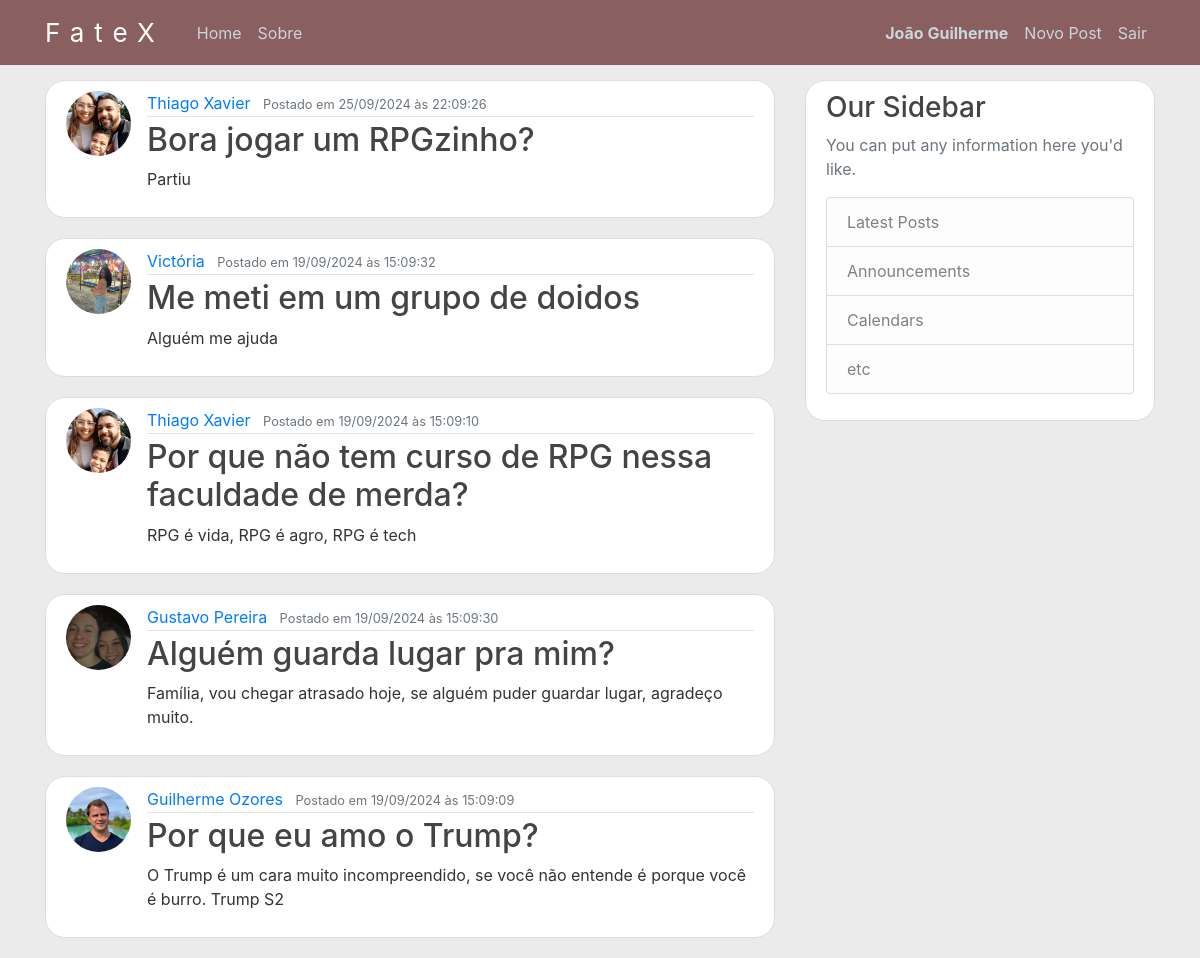
Page /home (signed in) on the earlier database version.
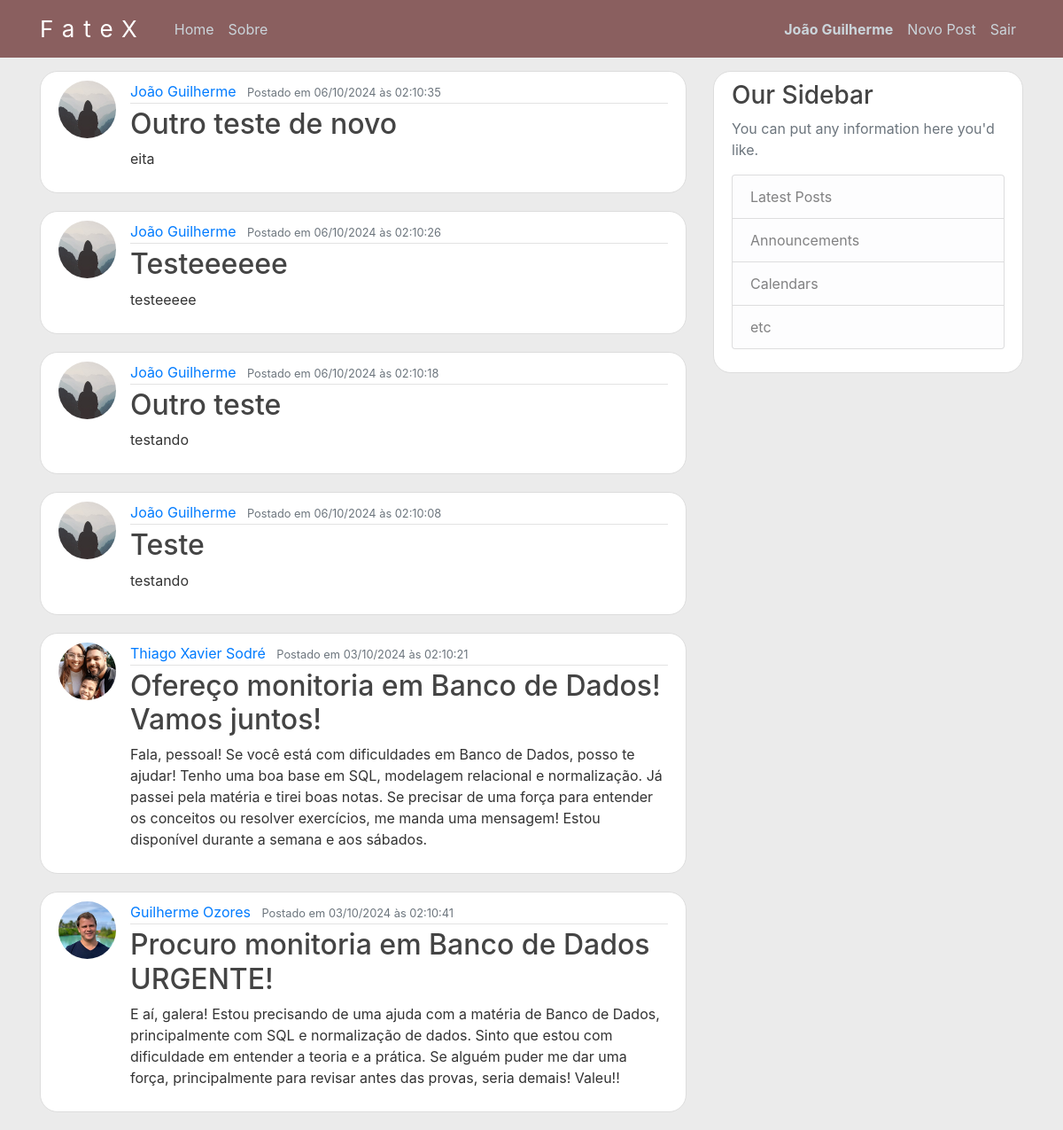
Same page on the later database version.
### app/models.py (models this page shows, shortened)
class User(db.Model, UserMixin):
    id = db.Column(db.Integer, primary_key=True)
    username = db.Column(db.String(20), unique=True, nullable=False)
    email = db.Column(db.String(120), unique=True, nullable=False)
    image_file = db.Column(db.String(20), nullable=False, default='default.jpg')
    password = db.Column(db.String(60), nullable=False)
    posts = db.relationship('Post', backref='author', lazy=True)

class Post(db.Model):
    id = db.Column(db.Integer, primary_key=True)
    title = db.Column(db.String(100), nullable=False)
    date_posted = db.Column(db.DateTime, nullable=False, default = datetime.utcnow)
    content = db.Column(db.Text, nullable=False)
    user_id = db.Column(db.Integer, db.ForeignKey('user.id'), nullable=False)

### app/routes.py (the view)
@app.route("/")
@app.route("/home")
@login_required
def home():
    page = request.args.get('page', 1, type=int)
    posts = Post.query.order_by(Post.date_posted.desc()).paginate(page = page, per_page=15)
    return render_template('home.html', posts = posts)

### app/models.py (called while the page is built)
@login_manager.user_loader
def load_user(user_id):
    return User.query.get(int(user_id))

### app/templates/home.html
{%extends "layout.html"%}
{%block content%}
{%for post in posts%}
<article class="media content-section">
    <img class="rounded-circle article-img" src="{{url_for('static', filename='profile_pics/' + post.author.image_file)}}">
    <div class="media-body">
        <div class="article-metadata">
            <a class="mr-2" href="#">{{ post.author.username }}</a>
            <small class="text-muted">Postado em {{ post.date_posted.strftime('%d/%m/%Y às %H:%m:%S') }}</small>
        </div>
        <h2><a class="article-title" href="{{url_for('post', post_id=post.id)}}">{{ post.title }}</a></h2>
        <p class="article-content">{{ post.content }}</p>
    </div>
</article>
{%endfor%}
{%endblock content%}

### app/templates/layout.html (shortened to what this page needs)
<!DOCTYPE html>
<html>
<head>
    <link rel="stylesheet" href="https://maxcdn.bootstrapcdn.com/bootstrap/4.0.0/css/bootstrap.min.css">
    <link rel="stylesheet" type="text/css" href="{{ url_for('static', filename='main.css') }}">
</head>
<body>
    <header class="site-header">
      <nav class="navbar navbar-expand-md navbar-dark bg-steel fixed-top">
        <div class="container">
          <a class="navbar-brand mr-4" href="/">FateX</a>
          <div class="collapse navbar-collapse" id="navbarToggle">
            <div class="navbar-nav mr-auto">
              <a class="nav-item nav-link" href="{{ url_for('home') }}">Home</a>
              <a class="nav-item nav-link" href="{{ url_for('about') }}">Sobre</a>
            </div>
            <div class="navbar-nav">
              {% if current_user.is_authenticated %}
                <strong><a class="nav-item nav-link" href="{{ url_for('account') }}">{{current_user.username}}</a></strong>
                <a class="nav-item nav-link" href="{{ url_for('new_post') }}">Novo Post</a>
                <a class="nav-item nav-link" href="{{ url_for('logout') }}">Sair</a>
              {% else %}
                <a class="nav-item nav-link" href="{{ url_for('login') }}">Entrar</a>
                <a class="nav-item nav-link" href="{{ url_for('register') }}">Cadastre-se</a>
              {% endif %}
            </div>
          </div>
        </div>
      </nav>
    </header>
    <main role="main" class="container">
      <div class="row">
        <div class="col-md-8">
          {% block content %}{% endblock %}
        </div>
        <div class="col-md-4">
          <div class="content-section">
            <h3>Our Sidebar</h3>
            <p class='text-muted'>You can put any information here you'd like.
              <ul class="list-group">
                <li class="list-group-item list-group-item-light">Latest Posts</li>
                <li class="list-group-item list-group-item-light">Announcements</li>
                <li class="list-group-item list-group-item-light">Calendars</li>
                <li class="list-group-item list-group-item-light">etc</li>
              </ul>
            </p>
          </div>
        </div>
      </div>
    </main>
</body>
</html>

### app/static/main.css (style rules this page uses)
body { background: #e6e6e6c7; color: #333333; margin-top: 5rem; }
h1, h2, h3, h4, h5, h6 { color: #444444; }
.bg-steel { background-color: #8a5f5f; }
.navbar-brand { font-size: 26px; letter-spacing: 10px; text-decoration: solid; }
.site-header .navbar-nav .nav-link { color: #cbd5db; }
.content-section { background: #ffffff; padding: 10px 20px; border: 1px solid #dddddd; border-radius: 20px; margin-bottom: 20px; }
.article-title { color: #444444; }
.article-content { white-space: pre-line; }
.article-img { height: 65px; width: 65px; margin-right: 16px; }
.article-metadata { padding-bottom: 1px; margin-bottom: 4px; border-bottom: 1px solid #e3e3e3 }

Differences in the rows shown:
removed Post: image_file (picture), author.username "Thiago Xavier", date_posted "25/09/2024 às 22:09:26", title "Bora jogar um RPGzinho?", content "Partiu"
removed Post: image_file (picture), author.username "Victória", date_posted "19/09/2024 às 15:09:32", title "Me meti em um grupo de doidos", content "Alguém me ajuda"
removed Post: image_file (picture), author.username "Thiago Xavier", date_posted "19/09/2024 às 15:09:10", title "Por que não tem curso de RPG nessa faculdade de merda?", content "RPG é vida, RPG é agro, RPG é tech"
removed Post: image_file (picture), author.username "Gustavo Pereira", date_posted "19/09/2024 às 15:09:30", title "Alguém guarda lugar pra mim?", content "Família, vou chegar atrasado hoje, se alguém puder guardar lugar, agradeço muito."
added Post: image_file (placeholder picture), author.username "João Guilherme", date_posted "06/10/2024 às 02:10:35", title "Outro teste de novo", content "eita"
added Post: image_file (placeholder picture), author.username "João Guilherme", date_posted "06/10/2024 às 02:10:26", title "Testeeeeee", content "testeeeee"
added Post: image_file (placeholder picture), author.username "João Guilherme", date_posted "06/10/2024 às 02:10:18", title "Outro teste", content "testando"
added Post: image_file (placeholder picture), author.username "João Guilherme", date_posted "06/10/2024 às 02:10:08", title "Teste", content "testando"
added Post: image_file (picture), author.username "Thiago Xavier Sodré", date_posted "03/10/2024 às 02:10:21", title "Ofereço monitoria em Banco de Dados! Vamos juntos!", content "Fala, pessoal! Se você está com dificuldades em Banco de Dados, posso te ajudar! Tenho uma boa base em SQL, modelagem relacional e normalização. Já passei pela matéria e tirei boas notas. Se precisar de uma força para entender os conceitos ou resolver exercícios, me manda uma mensagem! Estou disponível durante a semana e aos sábados."
changed Post "Guilherme Ozores": date_posted "19/09/2024 às 15:09:09" → "03/10/2024 às 02:10:41"; title "Por que eu amo o Trump?" → "Procuro monitoria em Banco de Dados URGENTE!"; content "O Trump é um cara muito incompreendido, se você não entende é porque você é burro. Trump S2" → "E aí, galera! Estou precisando de uma ajuda com a matéria de Banco de Dados, principalmente com SQL e normalização de dados. Sinto que estou com dificuldade em entender a teoria e a prática. Se alguém puder me dar uma força, principalmente para revisar antes das provas, seria demais! Valeu!!"
